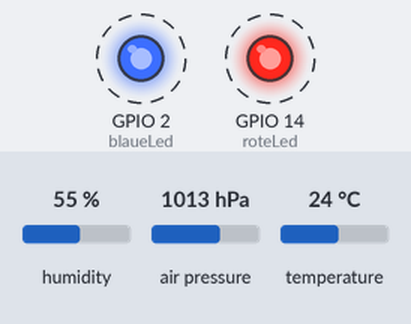
Recording of a program running on a simulated ESP8266 board running MicroPython. On the bench: output pins drawn as LEDs (lit = HIGH, except the on-board LED, lit = LOW). Dashed ring = blinking. The inputs (shaded band) are chosen by the test bench; at power-on: humidity 55 %, air pressure 1013 hPa, temperature 24 °C. Library files of the repository ran but are not shown: BME280_1.py; what the program prints to the serial console is not drawn.

Above: at 2.19 s.
Timing chart, 0 to 5.0 s (numbered marks = the images above):
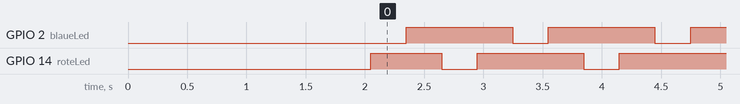

Measured:
- by itself, GPIO 2 (blaueLed), GPIO 14 (roteLed): alternates HIGH for 0.90 s and LOW for 0.30 s
- by itself, everything shown: repeats every 1.2 s, in 4 steps

The program:

test.py
```python
#test_bme.py
from machine import I2C,Pin
from  BME280_1 import BME280
from time import sleep
import batterie


i2c = I2C(scl=Pin(5), sda=Pin(4), freq=100000)
i2c_adr= i2c.scan()[0]
print(f'BME280 I2Cadr= {hex(i2c_adr)}')
bme = BME280(address=i2c_adr, i2c=i2c)
sleep(2)

print( f'   Temperatur= {bme.temperature} Grad C')
print( f'  Luftfeuchte= {bme.humidity} rH')
print( f'    Luftdruck= {bme.pressure} hP')
print( f'Batterie Spg.= {round(batterie.volt(),2)} Volt')

blaueLed= Pin(2, Pin.OUT, value=1 )
roteLed = Pin(14, Pin.OUT, value=1 ) #aus
while True:
    blaueLed(0)
    sleep(.3)
    blaueLed(1)
    sleep(.3)
    roteLed(0)
    sleep(.3)
    roteLed(1)
    sleep(.3)
```

batterie.py
```python
# batterie.py

import machine
from time import sleep

''' batteriespannung messen, loetbruecke 'MSG' muss geschlossen sein
    spannungsteiler 470k 100k an ADC0
    max spannung am adc 1 volt '''
def volt():
        y=5.0*machine.ADC(0).read() /944
        return round (y,2) # 2 stellen hinter'm komma reichen
    # bei 5V 944 gemessen ,empirisch

''' test '''
if __name__=='__main__':
    from time import sleep
    while True:
        print( f"Batteriespannung= {volt()} Volt" )
        sleep(1)
```
